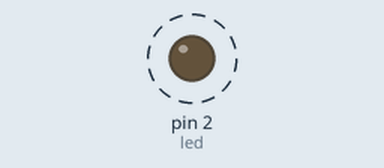
This sketch was run on a simulated Arduino Uno, built with avr-gcc and run on an emulated ATmega328P. On the bench: output pins drawn as LEDs (lit = HIGH). Dashed ring = blinking.

Above: at 1.0 s.
Timing chart, 0 to 4.6 s (numbered marks = the images above):
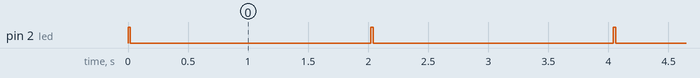

The sketch:

pisca_led.ino
```cpp
int led = 2;

void setup() {
  pinMode(led, OUTPUT);
}

void loop() {
  digitalWrite(led, HIGH);
  delay(20);

  digitalWrite(led, LOW);
  delay(2000);
}
```

Measured:
- by itself, pin 2 (led): alternates HIGH for 0.02 s and LOW for 2.0 s
